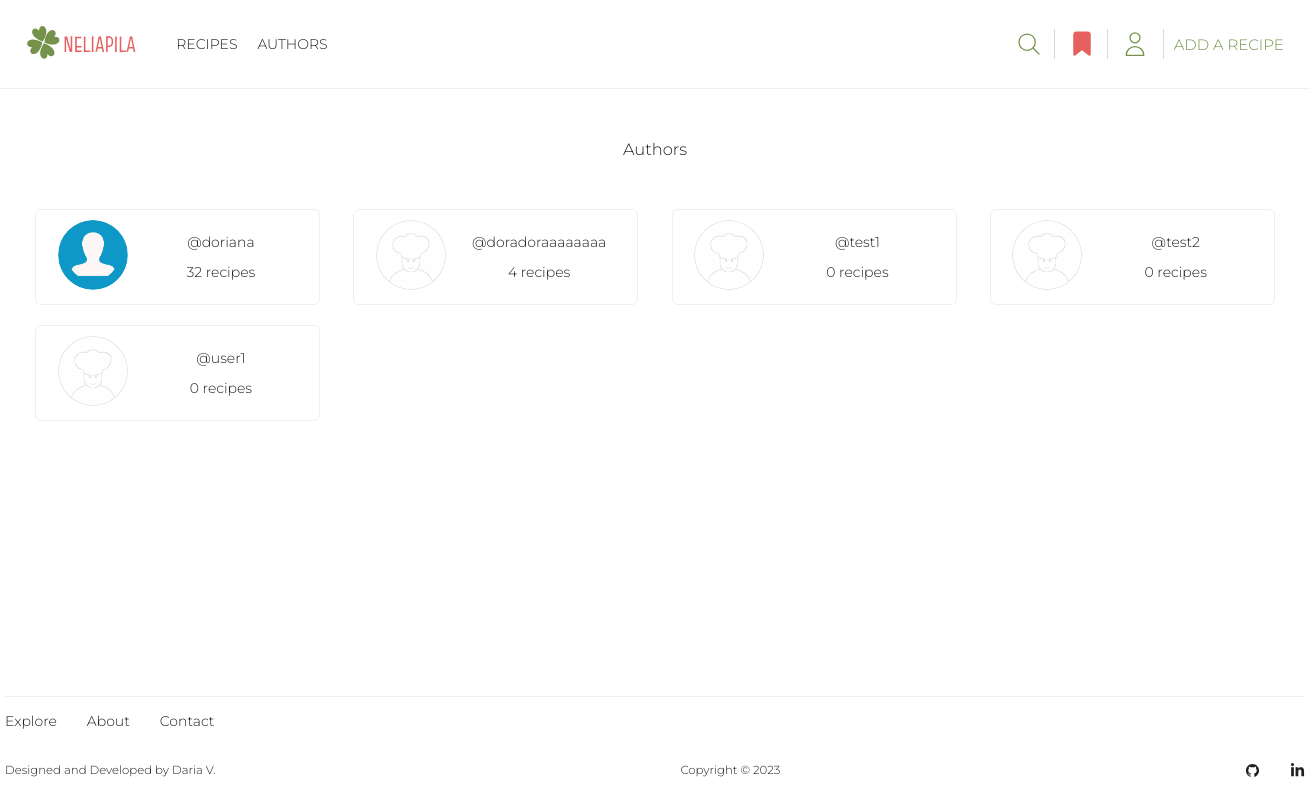
/authors/, run on an earlier commit of the app's database.
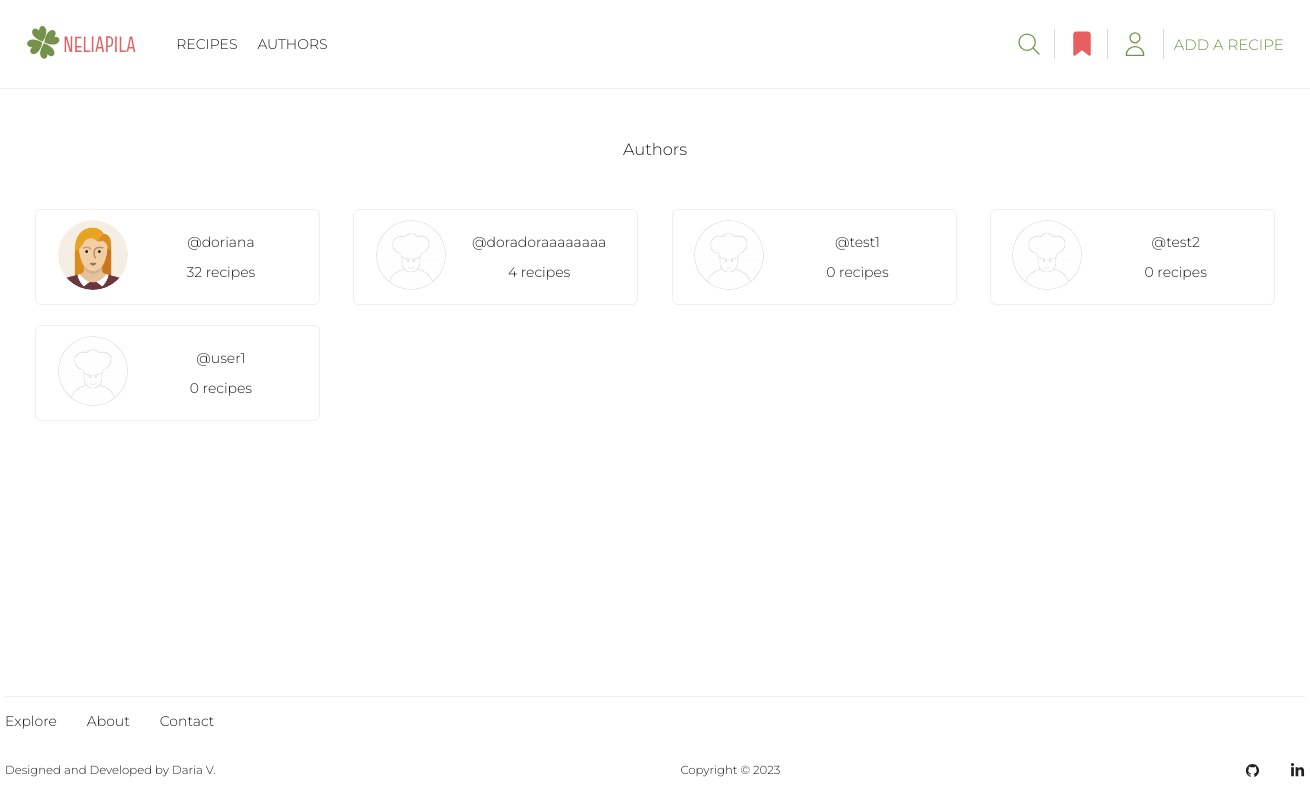
And on a later commit of the database.
### user/models.py (models this page shows, shortened)
class Profile(models.Model):
    user = models.OneToOneField(User, on_delete=models.CASCADE)
    name = models.CharField(max_length=50, null=True, blank=True)
    email = models.EmailField(max_length=500, blank=True, null=True, unique=True)
    username = models.CharField(max_length=50, blank=True, null=True)
    bio = models.TextField(blank=True, null=True)
    image = models.ImageField(upload_to='profiles/', blank=True, null=True, default='profiles/default-profile-pic.png')
    created = models.DateTimeField(auto_now_add=True)

### home/views.py (the view)
# urls.py: path('authors/', views.authors, name='authors'),
def authors(request):
    all_authors = Profile.objects.filter(user__is_superuser=False)
    all_authors, paginator, custom_range = paginate(request, all_authors, results=9)
    authors_with_recipe_count = []
    for author in all_authors:
        recipe_count = Recipe.objects.filter(author=author.user, is_approved=True).count()
        authors_with_recipe_count.append({'author': author, 'recipe_count': recipe_count})
    authors_and_recipes_count = sorted(authors_with_recipe_count, key=lambda x: x['recipe_count'], reverse=True)
    context = {'authors_with_recipe_count': authors_and_recipes_count, 'paginator': paginator,
               'custom_range': custom_range, 'all_authors': all_authors}
    return render(request, 'home/authors.html', context)

### home/views.py (called while the page is built)
def paginate(request, items, results=6):
    page = request.GET.get('page')
    paginator = Paginator(items, results)
    try:
        items = paginator.page(page)
    except PageNotAnInteger:
        page = 1
        items = paginator.page(page)
    except EmptyPage:
        page = paginator.num_pages
        items = paginator.page(page)
    page = int(page)
    left_index = page - 3 if page > 3 else 1
    right_index = page + 4 if page < paginator.num_pages - 3 else paginator.num_pages + 1
    custom_range = range(left_index, right_index)
    return items, paginator, custom_range

### templates/home/authors.html (shortened to what this page needs)
{% extends 'base/base.html' %}
{% load static %}
{% block css %}
<link rel="stylesheet" href="{% static 'home/css/authors.css' %}">
{% endblock %}
{% block content %}
<section class="authors-page">
    <section class="recipes-authors">
        <div class="authors container">
            <h1>Authors</h1>
            <div class="all-authors">
                {% for person in authors_with_recipe_count%}
                <div class="one-author">
                    <div class="author-image">
                        <a href="{% url 'profile' person.author.user.id %}">
                            <img src="{{ person.author.image.url}}" alt="Author Photo">
                        </a>
                    </div>
                    <div class="author-info">
                        <a href="{% url 'profile' person.author.user.id %}">
                            @{{ person.author.username }}
                        </a>
                        <a href="{% url 'profile' person.author.user.id %}">
                            {{ person.recipe_count }} recipe{{ person.recipe_count | pluralize:"s" }}
                        </a>
                    </div>
                </div>
                {% endfor %}
            </div>
        </div>
    </section>
</section>
{% endblock %}

What changed in the data, as far as the page shows it:
changed Profile "doriana": author.image: a different picture
